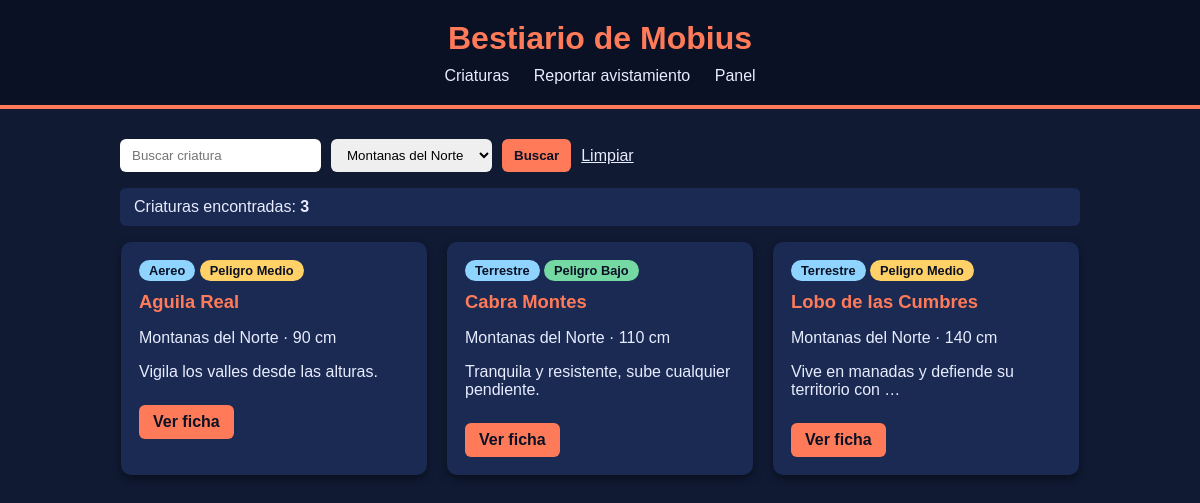
Page /?habitat=2 on the committed database.
### bestiario/models.py (models this page shows, shortened)
class Criatura(models.Model):
    TIPOS = [
        ('terrestre','Terrestre'),
        ('aereo', 'Aereo'),
        ('acuatico','Acuatico'),
    ]
    habitat = models.ForeignKey(
        Habitat,
        on_delete=models.PROTECT,
        related_name='criaturas',
    )
    nombre = models.CharField(max_length=100)
    tipo = models.CharField(max_length=10,choices=TIPOS)
    peligro = models.PositiveSmallIntegerField(default=1)
    tamano_cm = models.PositiveIntegerField()
    domesticable = models.BooleanField(default=False)
    visible = models.BooleanField(default=True)
    descripcion = models.TextField(blank=True)
    class Meta:
        ordering = ['nombre']
    @property
    def nivel_peligro(self):
        if self.peligro >=8:
            return "Alto"
        if self.peligro >=4:
            return "Medio"
        return "Bajo"

class Habitat(models.Model):
    nombre = models.CharField(max_length=80, unique=True)
    clima = models.CharField(max_length=60)
    descripcion = models.TextField(blank=True)
    class Meta:
        ordering = ['nombre']

### bestiario/views.py (the view)
# urls.py: path('', views.inicio, name='inicio'),
def inicio(request):
    criaturas = Criatura.objects.select_related('habitat').filter(visible=True)
    habitat_id = request.GET.get('habitat',"")
    q = request.GET.get('q',"").strip()
    if habitat_id.isdigit():
        criaturas = criaturas.filter(habitat_id=int(habitat_id))
    if q:
        criaturas = criaturas.filter(nombre__icontains=q)
    contexto = {
        'criaturas': criaturas,
        'habitats': Habitat.objects.all(),
        'habitat_sel': habitat_id,
        'q': q,
    }
    return render(request, 'bestiario/inicio.html', contexto)

### bestiario/templates/bestiario/inicio.html (shortened to what this page needs)
{% extends 'base.html' %}
{% block contenido %}
    <form method="get" class="filtros">
        <input type="text" name="q" value="{{ q }}" placeholder="Buscar criatura">
        <select name="habitat">
            {% for h in habitats %}
                <option value="{{ h.id }}" {% if habitat_sel == h.id|stringformat:"d" %}selected{% endif %}>{{ h.nombre }}</option>
            {% endfor %}
        </select>
        <button type="submit">Buscar</button>
        <a href="{% url 'bestiario:inicio' %}">Limpiar</a>
    </form>
    <p class="resumen">Criaturas encontradas: <strong>{{ criaturas|length }}</strong></p>
    <div class="lista">
    {% for c in criaturas %}
        <div class="tarjeta">
            <span class="tipo">{{ c.get_tipo_display }}</span>
            <span class="nivel nivel-{{ c.nivel_peligro|lower }}">Peligro {{ c.nivel_peligro }}</span>
            <h2>{{ c.nombre }}</h2>
            <p>{{ c.habitat.nombre }} · {{ c.tamano_cm }} cm</p>
            <p>{{ c.descripcion|truncatewords:8 }}</p>
            <a href="{% url 'bestiario:detalle' c.id %}">Ver ficha</a>
        </div>
    {% empty %}
        <p>Todavia no hay criaturas cargadas.</p>
    {% endfor %}
    </div>
{% endblock %}

### static/css/bestiario.css (style rules this page uses)
body { background-color: #101a33; color: #e8ecff; font-family: 'Trebuchet MS', sans-serif; margin: 0; }
.filtros { display: flex; flex-wrap: wrap; gap: 10px; margin-bottom: 15px; }
.filtros input, .filtros select, .filtros button { padding: 8px 12px; border-radius: 6px; border: none; }
.filtros button { background-color: #ff7a59; color: #0a1124; font-weight: bold; cursor: pointer; }
.filtros a { color: #e8ecff; align-self: center; }
.resumen { background-color: #1b2a52; padding: 10px 14px; border-radius: 6px; }
.lista { display: flex; flex-wrap: wrap; gap: 20px; justify-content: center; }
.tarjeta { background-color: #1b2a52; border-radius: 10px; padding: 18px; width: 270px; box-shadow: 0 4px 8px rgba(0, 0, 0, 0.4); }
.tarjeta h2 { color: #ff7a59; font-size: 1.15rem; margin-top: 10px; }
.tarjeta a, .boton { display: inline-block; margin-top: 8px; background-color: #ff7a59; color: #0a1124; padding: 8px 14px; border-radius: 6px; text-decoration: none; font-weight: bold; }
.tipo, .nivel { display: inline-block; padding: 3px 10px; border-radius: 12px; font-size: 0.8rem; font-weight: bold; color: #0a1124; }
.tipo { background-color: #8fd3ff; }
.nivel-bajo { background-color: #75d9a3; }
.nivel-medio { background-color: #ffd166; }

### rows in the picture
Criatura: tipo "Aereo", nivel_peligro "Medio", nombre "Aguila Real", habitat.nombre "Montanas del Norte", tamano_cm "90", descripcion "Vigila los valles desde las alturas."
Criatura: tipo "Terrestre", nivel_peligro "Bajo", nombre "Cabra Montes", habitat.nombre "Montanas del Norte", tamano_cm "110", descripcion "Tranquila y resistente, sube cualquier pendiente."
Criatura: tipo "Terrestre", nivel_peligro "Medio", nombre "Lobo de las Cumbres", habitat.nombre "Montanas del Norte", tamano_cm "140", descripcion "Vive en manadas y defiende su territorio con …"

### other values in the picture
{{ criaturas|length }} "3"
form field habitat "Montanas del Norte"
